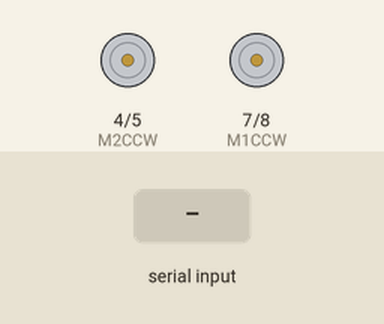
A sketch run on a simulated Arduino Uno, built with avr-gcc and run on an emulated ATmega328P. Shown: motor-driver pin pairs drawn as motors (green arrow = first pin HIGH = forward, orange = second pin HIGH = backward, longer = more drive). The inputs (shaded band) are chosen by the test bench.

Above: at 1.2 s.
1.3 s: "1\n" received over Serial
At 3.5 s:
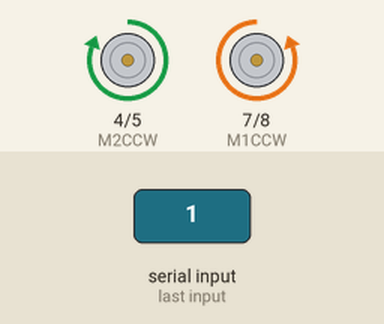
3.8 s: "2\n" received over Serial
At 5.4 s:
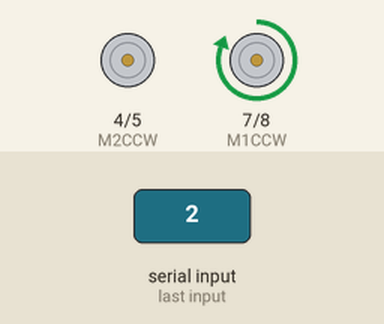
6.3 s: "3\n" received over Serial
At 8.5 s:
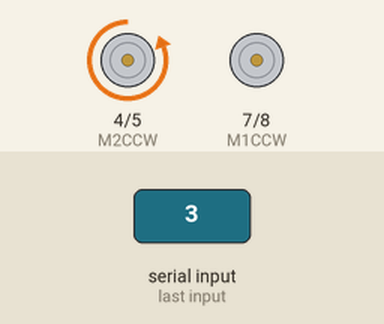
8.8 s: "0\n" received over Serial
At 10.4 s:
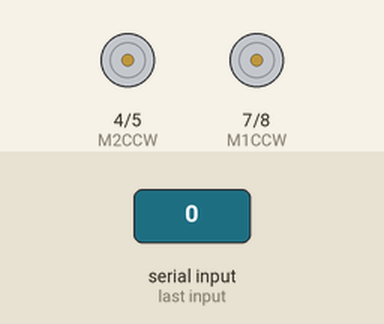
Timing chart, 0 to 11.9 s (numbered marks = the images above; inputs shaded):
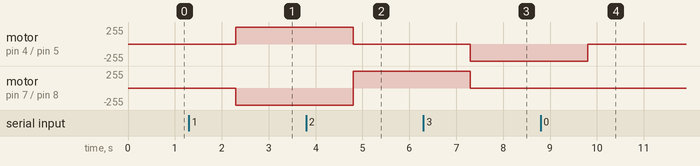

Measured:
- after the input at 1.3 s, motor on pin 4 (M2CCW) / pin 5 (M2CW): stopped → forward 255/255 after 1.0 s; motor on pin 7 (M1CCW) / pin 8 (M1CW): stopped → backward 255/255 after 1.0 s
- after the input at 3.8 s, motor on pin 4 (M2CCW) / pin 5 (M2CW): forward 255/255 → stopped after 1.0 s; motor on pin 7 (M1CCW) / pin 8 (M1CW): backward 255/255 → forward 255/255 after 1.0 s
- after the input at 6.3 s, motor on pin 4 (M2CCW) / pin 5 (M2CW): stopped → backward 255/255 after 1.0 s; motor on pin 7 (M1CCW) / pin 8 (M1CW): forward 255/255 → stopped after 1.0 s
- after the input at 8.8 s, motor on pin 4 (M2CCW) / pin 5 (M2CW): backward 255/255 → stopped after 1.0 s

The sketch:

hardware.ino
```cpp
#include <SoftwareSerial.h>

#define M1CW 8 //CW of Motor 1 is defined as pin #7//
#define M1CCW 7 //CCW of Motor 1 is defined as pin #8//


#define M2CW 5 //CW of Motor 2 is defined as pin #4//
#define M2CCW 4 //CCW of Motor 2 is defined as pin #5//

String ss="";

void setup()
{
    Serial.begin(9600);
    pinMode(M1CW ,OUTPUT);
    pinMode(M1CCW,OUTPUT);
    pinMode(M2CW ,OUTPUT);
    pinMode(M2CCW,OUTPUT);
}


void loop()
{
  while(Serial.available())
  {
    ss=Serial.readString();
  }

  switch(ss.toInt())
  {
   case 0:                   // stop both motors
      Stop();

  break;
  case 1:
  MoveForward();

  break;
   case 2:
    RotateLeft();

  break;
  case 3:
    RotateRight();

  break;

  }
}


void Stop()
{
    digitalWrite(M1CW,LOW);
    digitalWrite(M1CCW,LOW);
    digitalWrite(M2CW,LOW);
    digitalWrite(M2CCW,LOW);
}

void MoveForward()
{
    digitalWrite(M1CW,HIGH);
    digitalWrite(M1CCW,LOW);
    digitalWrite(M2CW,LOW);
    digitalWrite(M2CCW,HIGH);
}
void RotateLeft()
{
   digitalWrite(M1CW,LOW);
    digitalWrite(M1CCW,HIGH);
    digitalWrite(M2CW,LOW);
    digitalWrite(M2CCW,LOW);
}

void RotateRight()
{
   digitalWrite(M1CW,LOW);
    digitalWrite(M1CCW,LOW);
    digitalWrite(M2CW,HIGH);
    digitalWrite(M2CCW,LOW);
}
```
